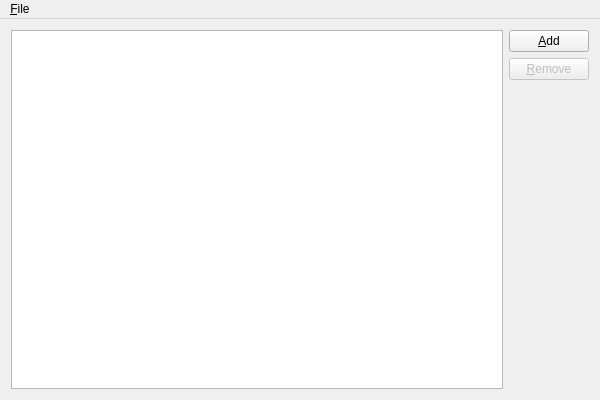
<?xml version="1.0" encoding="UTF-8"?>
<ui version="4.0">
 <class>MainWindow</class>
 <widget class="QMainWindow" name="MainWindow">
  <property name="geometry">
   <rect>
    <x>0</x>
    <y>0</y>
    <width>600</width>
    <height>400</height>
   </rect>
  </property>
  <property name="windowTitle">
   <string>CPU Limiter</string>
  </property>
  <widget class="QWidget" name="centralWidget">
   <layout class="QHBoxLayout" name="horizontalLayout">
    <item>
     <widget class="QTreeView" name="rules">
      <property name="selectionMode">
       <enum>QAbstractItemView::ExtendedSelection</enum>
      </property>
      <property name="itemsExpandable">
       <bool>false</bool>
      </property>
     </widget>
    </item>
    <item>
     <layout class="QVBoxLayout" name="verticalLayout">
      <item>
       <widget class="QPushButton" name="ruleAdd">
        <property name="text">
         <string>&amp;Add</string>
        </property>
       </widget>
      </item>
      <item>
       <widget class="QPushButton" name="ruleRemove">
        <property name="enabled">
         <bool>false</bool>
        </property>
        <property name="text">
         <string>&amp;Remove</string>
        </property>
       </widget>
      </item>
      <item>
       <spacer name="verticalSpacer">
        <property name="orientation">
         <enum>Qt::Vertical</enum>
        </property>
        <property name="sizeHint" stdset="0">
         <size>
          <width>20</width>
          <height>40</height>
         </size>
        </property>
       </spacer>
      </item>
     </layout>
    </item>
   </layout>
  </widget>
  <widget class="QMenuBar" name="menuBar">
   <property name="geometry">
    <rect>
     <x>0</x>
     <y>0</y>
     <width>600</width>
     <height>21</height>
    </rect>
   </property>
   <widget class="QMenu" name="menu_File">
    <property name="title">
     <string>&amp;File</string>
    </property>
    <addaction name="actionE_xit"/>
   </widget>
   <addaction name="menu_File"/>
  </widget>
  <action name="actionE_xit">
   <property name="text">
    <string>E&amp;xit</string>
   </property>
  </action>
 </widget>
 <layoutdefault spacing="6" margin="11"/>
 <resources>
  <include location="mainwindow.qrc"/>
 </resources>
 <connections>
  <connection>
   <sender>actionE_xit</sender>
   <signal>triggered()</signal>
   <receiver>MainWindow</receiver>
   <slot>close()</slot>
   <hints>
    <hint type="sourcelabel">
     <x>-1</x>
     <y>-1</y>
    </hint>
    <hint type="destinationlabel">
     <x>299</x>
     <y>199</y>
    </hint>
   </hints>
  </connection>
 </connections>
</ui>
